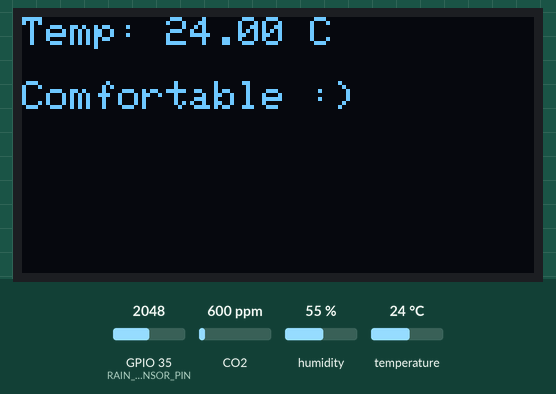
Simulated run of this sketch. Board: ESP32. Shown: 128×64 one-colour display. The inputs (shaded band) are chosen by the test bench; at power-on: temperature 24 °C, CO2 600 ppm, GPIO 35 (RAIN_SENSOR_PIN) = 2048, humidity 55 %. What the sketch prints to the serial monitor is not drawn.

Above: at 3.2 s.
3.3 s: temperature set to 16 °C
At 14.9 s:
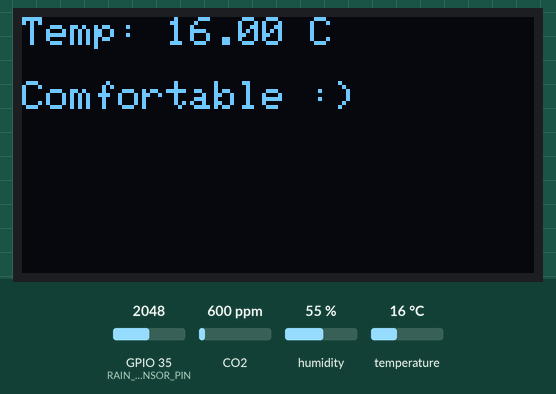
17.3 s: temperature set to 13 °C
At 27.5 s:
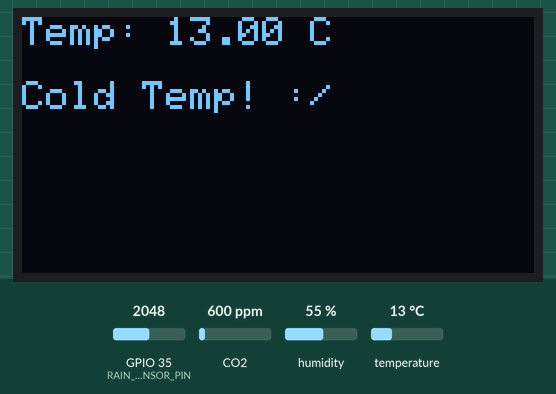
30.8 s: temperature set to 41 °C
At 38.9 s:
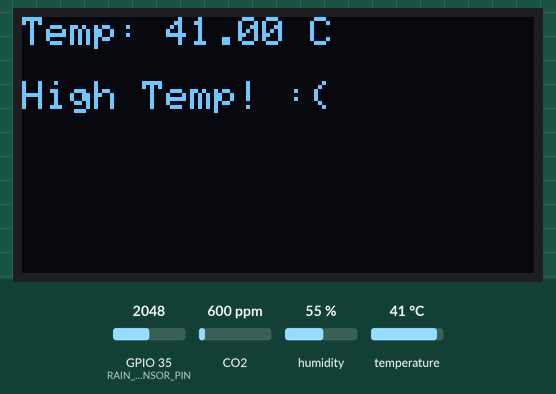
44.8 s: CO2 set to 452 ppm
At 57.8 s:
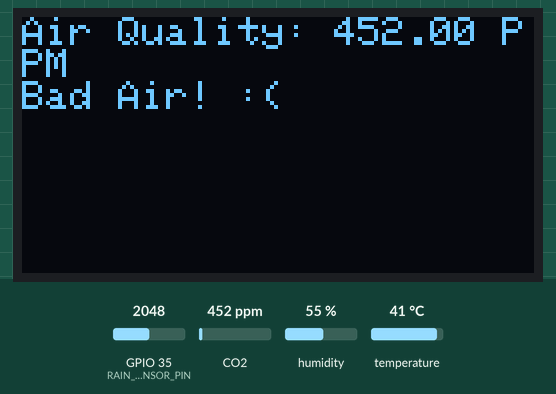
58.1 s: GPIO 35 (RAIN_SENSOR_PIN) set to 865
At 72.0 s:
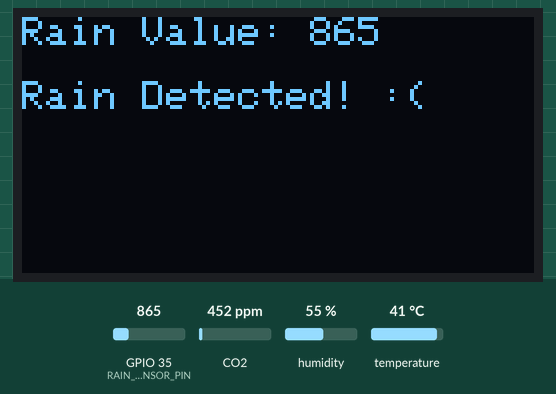
72.1 s: GPIO 35 (RAIN_SENSOR_PIN) set to 730
At 85.3 s:
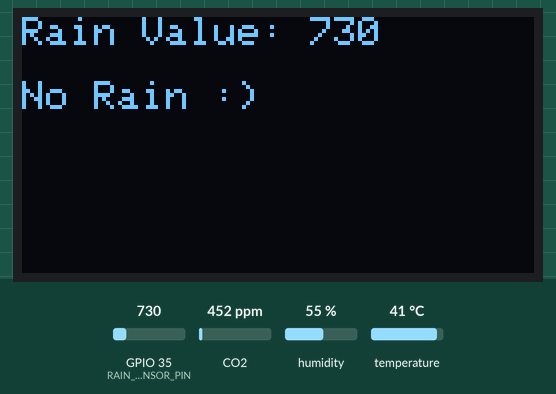
Timing chart, 0 to 86.8 s (numbered marks = the images above; inputs shaded):
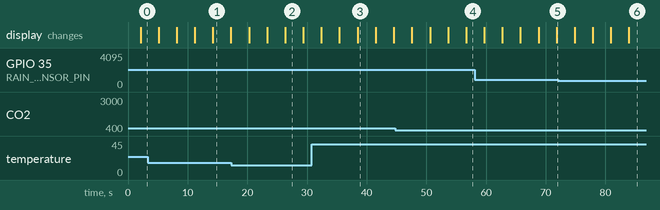

Measured:
- the behaviour switches between 15 and 14 °C on temperature (found by bisection; images 1 and 2)
- the behaviour switches between 801 and 800 on GPIO 35 (RAIN_SENSOR_PIN) (found by bisection; images 5 and 6)
- after the input at 17.3 s, the display: first differs from a run without the input after 9.1 s (image 2)
- after the input at 30.8 s, the display: first differs from a run without the input after 7.7 s (image 3)
- after the input at 72.1 s, the display: first differs from a run without the input after 11.8 s (image 6)
- what the display in image 1 shows lasts 3.1 s, from 14.2 s to 17.3 s

The sketch:

whether_monitering.ino
```cpp
#include <Wire.h>
#include <Adafruit_GFX.h>
#include <Adafruit_SSD1306.h>
#include <DHT.h>
#include <MQ135.h>

// OLED display width and height
#define SCREEN_WIDTH 128
#define SCREEN_HEIGHT 64

// OLED I2C address
#define OLED_ADDR 0x3C

// Create OLED display object
Adafruit_SSD1306 display(SCREEN_WIDTH, SCREEN_HEIGHT, &Wire, -1);

// Define pins for ESP32
#define DHTPIN 4            // GPIO pin for DHT11 sensor
#define DHTTYPE DHT11       // DHT11 sensor type
#define MQ135_PIN 34        // Analog pin for MQ135 (ESP32 ADC pin)
#define RAIN_SENSOR_PIN 35  // Analog pin for Rain Sensor (ESP32 ADC pin)

// Initialize sensors
DHT dht(DHTPIN, DHTTYPE);
MQ135 mq135_sensor(MQ135_PIN);

// Variables to hold sensor data
float temperature;
float humidity;
float airQuality;
int rainAnalogValue;

void setup() {
  // Start serial communication
  Serial.begin(115200);

  // Initialize DHT11 sensor
  dht.begin();

  // Initialize OLED display with I2C
  if (!display.begin(SSD1306_SWITCHCAPVCC, OLED_ADDR)) {
    Serial.println(F("SSD1306 allocation failed"));
    for (;;); // Don't proceed, loop forever
  }

  // Clear the display buffer
  display.clearDisplay();
  display.setTextSize(1);
  display.setTextColor(SSD1306_WHITE);

  // Print initialization message
  display.setCursor(0, 0);
  display.println(F("Weather Monitor Init"));
  display.display();
  delay(2000);
}

void loop() {
  // Read sensor data
  temperature = dht.readTemperature();
  humidity = dht.readHumidity();
  airQuality = mq135_sensor.getPPM();
  rainAnalogValue = analogRead(RAIN_SENSOR_PIN);

  // Display and print temperature with status
  displayTemperature();
  Serial.print("Temperature: ");
  Serial.print(temperature);
  Serial.println(" C");
  Serial.println(getTemperatureStatus(temperature));
  delay(3000);  // Show temperature for 3 seconds

  // Display and print humidity
  displayHumidity();
  Serial.print("Humidity: ");
  Serial.print(humidity);
  Serial.println(" %");
  delay(3000);  // Show humidity for 3 seconds

  // Display and print air quality with status
  displayAirQuality();
  Serial.print("Air Quality (PPM): ");
  Serial.println(airQuality);
  Serial.println(getAirQualityStatus(airQuality));
  delay(3000);  // Show air quality for 3 seconds

  // Display and print rain sensor value with status
  displayRainValue();
  Serial.print("Rain Value: ");
  Serial.println(rainAnalogValue);
  Serial.println(getRainStatus(rainAnalogValue));
  delay(3000);  // Show rain sensor value for 3 seconds
}

// Function to display temperature with status
void displayTemperature() {
  display.clearDisplay();
  display.setCursor(0, 0);
  display.print(F("Temp: "));
  display.print(temperature);
  display.println(F(" C"));

  // Print temperature status
  display.setCursor(0, 16);
  display.print(getTemperatureStatus(temperature));
  display.display();
}

// Function to display humidity
void displayHumidity() {
  display.clearDisplay();
  display.setCursor(0, 0);
  display.print(F("Humidity: "));
  display.print(humidity);
  display.println(F(" %"));
  display.display();
}

// Function to display air quality with status
void displayAirQuality() {
  display.clearDisplay();
  display.setCursor(0, 0);
  display.print(F("Air Quality: "));
  display.print(airQuality);
  display.println(F(" PPM"));

  // Print air quality status
  display.setCursor(0, 16);
  display.print(getAirQualityStatus(airQuality));
  display.display();
}

// Function to display rain sensor value with status
void displayRainValue() {
  display.clearDisplay();
  display.setCursor(0, 0);
  display.print(F("Rain Value: "));
  display.println(rainAnalogValue);

  // Print rain detection status
  display.setCursor(0, 16);
  display.print(getRainStatus(rainAnalogValue));
  display.display();
}

// Function to get temperature status with "emoji" style feedback
String getTemperatureStatus(float temp) {
  if (temp > 35) {
    return "High Temp! :( ";   // High temperature warning
  } else if (temp < 15) {
    return "Cold Temp! :/";    // Low temperature
  } else {
    return "Comfortable :)";   // Normal temperature
  }
}

// Function to get air quality status with "emoji" style feedback
String getAirQualityStatus(float airQuality) {
  if (airQuality < 100) {
    return "Good Air :)";      // Good air quality
  } else if (airQuality < 300) {
    return "Moderate :/";      // Moderate air quality
  } else {
    return "Bad Air! :( ";     // Poor air quality
  }
}

// Function to get rain detection status
String getRainStatus(int rainValue) {
  if (rainValue > 800) {
    return "Rain Detected! :(";  // Rain detected
  } else {
    return "No Rain :)";         // No rain
  }
}
```
